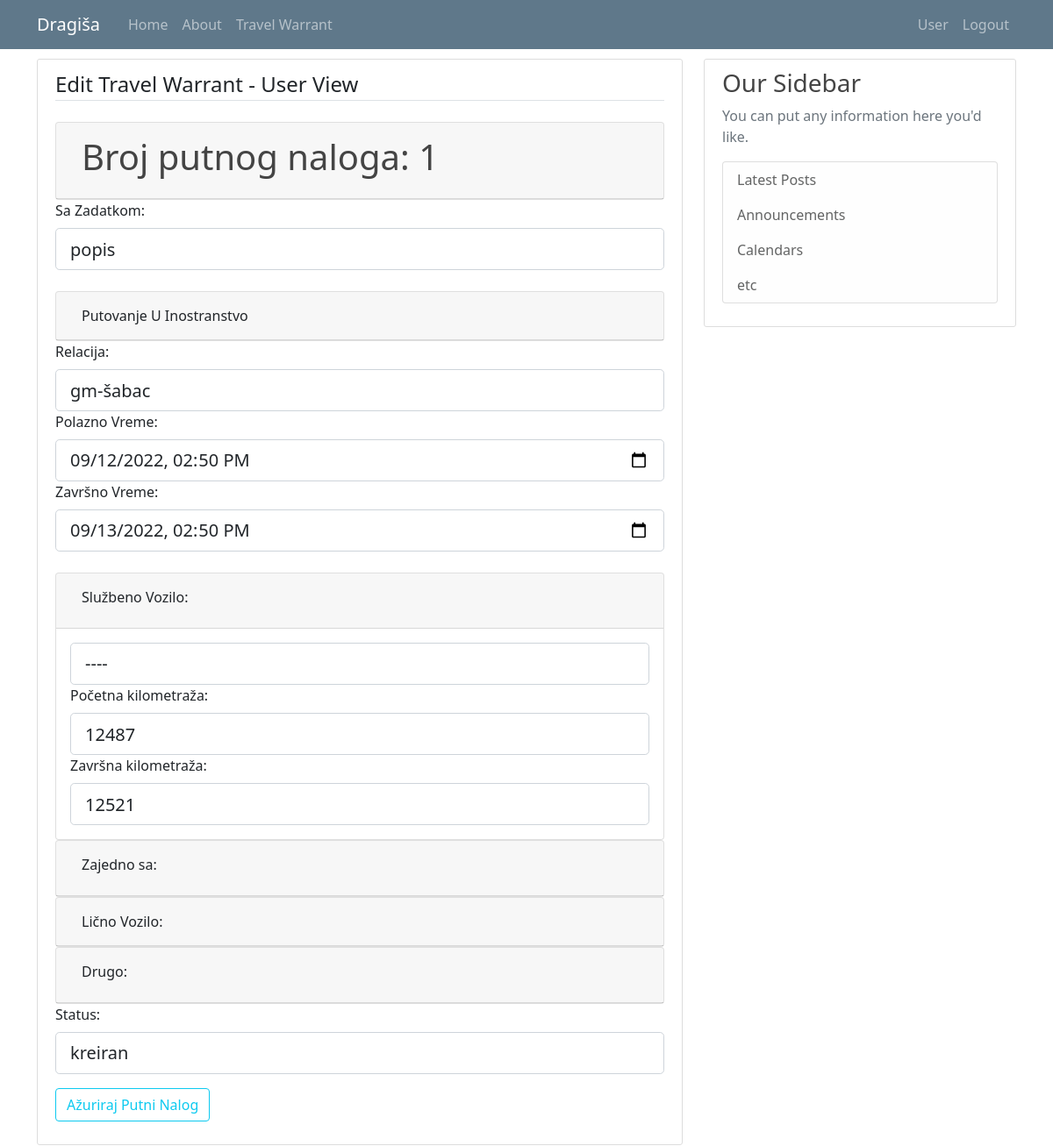
Page /travel_warrant/1 (signed in) on the earlier database version.
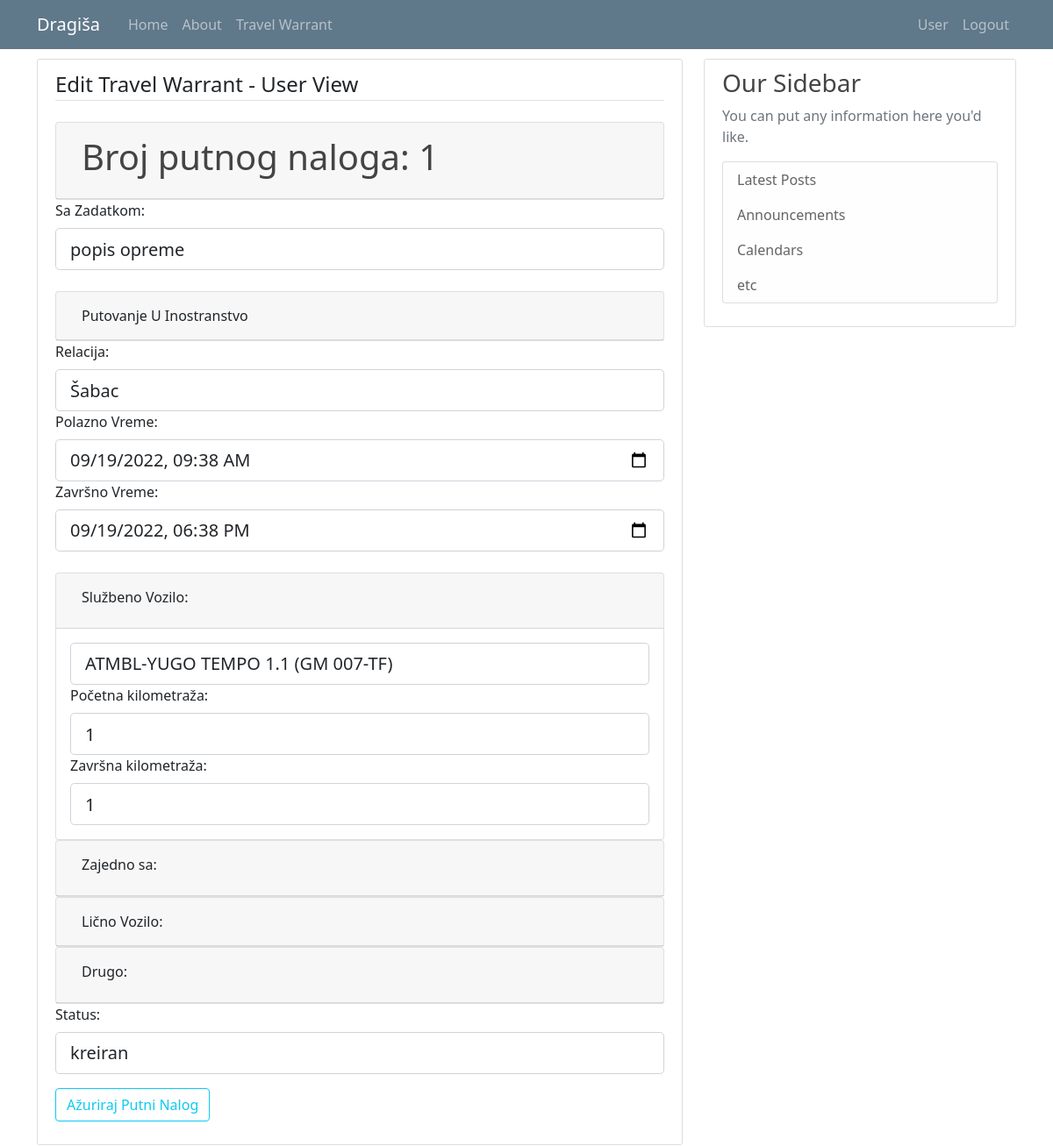
Same page on the later database version.
### putninalozi/models.py (models this page shows, shortened)
class TravelWarrant(db.Model):
    travel_warrant_id = db.Column(db.Integer, primary_key=True)
    user_id = db.Column(db.Integer, db.ForeignKey('user.id'), nullable=False)
    with_task = db.Column(db.String(50), nullable=False)
    company_id = db.Column(db.Integer, db.ForeignKey('company.id'), nullable=False)
    abroad_contry = db.Column(db.String(50), nullable=True)
    relation = db.Column(db.String(150), nullable=False)
    start_datetime = db.Column(db.DateTime, nullable=True)
    end_datetime = db.Column(db.DateTime, nullable=True)
    vehicle_id = db.Column(db.Integer, db.ForeignKey('vehicle.id'), nullable=True)
    together_with = db.Column(db.Integer, nullable=True)
    personal_type = db.Column(db.String(50), nullable=True)
    personal_brand = db.Column(db.String(50), nullable=True)
    personal_registration = db.Column(db.String(12), nullable=True)
    other = db.Column(db.String(50), nullable=True) #avion, bus, taksi...
    advance_payment = db.Column(db.Integer, nullable=False)
    advance_payment_currency = db.Column(db.String(5), nullable=False)
    daily_wage = db.Column(db.Integer, nullable=False)
    daily_wage_currency = db.Column(db.String(5), nullable=False)
    costs_pays = db.Column(db.String(50), nullable=False)
    km_start = db.Column(db.Integer, nullable=True)
    km_end = db.Column(db.Integer, nullable=True)
    status = db.Column(db.Integer, nullable=False)

### putninalozi/travel_warrants/routes.py (the view, shortened to what this page needs)
@travel_warrants.route("/travel_warrant/<int:warrant_id>", methods=['GET', 'POST'])
def travel_warrant_profile(warrant_id):
    rod = []
    warrant = TravelWarrant.query.get_or_404(warrant_id)
    if warrant.travelwarrant_user.gender == "1":
        rod=["Radnik", "raspoređen"]
    elif warrant.travelwarrant_user.gender == "2":
        rod=["Radnica", "raspoređena"]
    if not current_user.is_authenticated:
        flash('You have to be logged in to access this page', 'danger')
        return redirect(url_for('users.login'))
    elif current_user.authorization != 's_admin' and current_user.user_company.id != warrant.travelwarrant_company.id:
        abort(403)
    elif current_user.authorization == 'c_user' and current_user.id != warrant.travelwarrant_user.id:
        abort(403)
    if current_user.authorization == 'c_user':
        form = EditUserTravelWarrantForm()
        form.reset()
        form.vehicle_id.choices = [(v.id, v.vehicle_type + "-" + v.vehicle_brand+" ("+v.vehicle_registration+")") for v in db.session.query(Vehicle.id,Vehicle.vehicle_type,Vehicle.vehicle_brand,Vehicle.vehicle_registration).filter_by(company_id=current_user.user_company.id).group_by('vehicle_type').all()]
        form.personal_type.choices = [('', '----'), ('ATMBL', 'AUTOMOBIL'),('KMB', 'KOMBI'),('KMN', 'KAMION')]
        form.status.choices=[(1, "kreiran"), (2, "u delu")]
        if form.validate_on_submit():
            warrant.with_task = form.with_task.data
            warrant.abroad_contry = form.abroad_contry.data
            warrant.relation = form.relation.data
            warrant.start_datetime = form.start_datetime.data
            warrant.end_datetime = form.end_datetime.data
            if form.vehicle_id.data == '':
                warrant.vehicle_id = 0
            else:
                warrant.vehicle_id = int(form.vehicle_id.data)
            if form.together_with.data == '':
                warrant.together_with = 0
            else:
                warrant.together_with = form.together_with.data
            warrant.personal_type = form.personal_type.data
            warrant.personal_brand = form.personal_brand.data
            warrant.personal_registration = form.personal_registration.data
            warrant.other = form.other.data
            warrant.km_start = int(form.km_start.data)
            warrant.km_end = int(form.km_end.data)
            warrant.status = int(form.status.data)
            db.session.commit()
            flash('Travel Warrant was updated', 'success')
            return redirect(url_for('travel_warrants.travel_warrant_list'))
        elif request.method == 'GET':
            form.with_task.data = warrant.with_task
            form.abroad_contry.data = warrant.abroad_contry
            form.relation.data = warrant.relation
            form.start_datetime.data = warrant.start_datetime
            form.end_datetime.data = warrant.end_datetime
            form.vehicle_id.choices =[('', '----')] + [(v.id, v.vehicle_type + "-" + v.vehicle_brand+" ("+v.vehicle_registration+")") for v in db.session.query(Vehicle.id,Vehicle.vehicle_type,Vehicle.vehicle_brand,Vehicle.vehicle_registration).filter_by(company_id=current_user.user_company.id).group_by('vehicle_type').all()]
            form.vehicle_id.data = str(warrant.vehicle_id)
            form.together_with.data = warrant.together_with
            form.personal_type.choices = [('', '----'), ('ATMBL', 'AUTOMOBIL'),('KMB', 'KOMBI'),('KMN', 'KAMION')]
            form.personal_type.data = warrant.personal_type
            form.personal_brand.data = warrant.personal_brand
            form.personal_registration.data = warrant.personal_registration
            form.other.data = warrant.other
            form.km_start.data = warrant.km_start
            form.km_end.data = warrant.km_end
            form.status.choices=[(1, "kreiran"), (2, "u delu")]
            form.status.data = str(warrant.status)
        print(f'EditUser: {form.errors=}')
        return render_template('travel_warrant_user.html', title='Edit Travel Warrant', warrant=warrant, legend='Edit Travel Warrant - User View', form=form, rod=rod)

### putninalozi/models.py (called while the page is built)
@login_manager.user_loader
def load_user(user_id):
    return User.query.get(int(user_id))

### putninalozi/travel_warrants/forms.py (called while the page is built)
    def reset(self):
        self.__init__()

### putninalozi/templates/travel_warrant_user.html (shortened to what the changed rows need)
{% extends "layout.html" %}
{% block content %}
<div class="content-section">
  <form  action="" method="POST">
    <fieldset class="form-group">
      <div id="accordionZero">
      <div class="card">
        <div class="card-header" id="headingZero">
          <h5 class="mb-0">
            <button type="button" class="btn" data-toggle="collapse" data-target="#collapseZero" aria-expanded="false" aria-controls="collapseZero">
              <h1>Broj putnog naloga: {{ warrant.travel_warrant_id }}</h1>
            </button>
          </h5>
        </div>
      </div>
      </div>
      <div class="form-box">
        {{ form.with_task.label(class="form-control-label") }}
          {% if form.with_task.errors %}
              {{ form.with_task(class="form-control form-control-lg is-invalid") }}
              <div class="invalid-feedback">
                  {% for error in form.with_task.errors %}
                      <span>{{ error }}</span>
                  {% endfor %}
              </div>
          {% else %}
              {{ form.with_task(class="form-control form-control-lg") }}
          {% endif %}
      </div>
      <br>
      <div class="form-box">
        {{ form.relation.label(class="form-control-label") }}
          {% if form.relation.errors %}
              {{ form.relation(class="form-control form-control-lg is-invalid") }}
              <div class="invalid-feedback">
                  {% for error in form.relation.errors %}
                      <span>{{ error }}</span>
                  {% endfor %}
              </div>
          {% else %}
              {{ form.relation(class="form-control form-control-lg") }}
          {% endif %}
      </div>
      <div class="form-box">
        {{ form.start_datetime.label(class="form-control-label") }}
          {% if form.start_datetime.errors %}
              {{ form.start_datetime(class="form-control form-control-lg is-invalid") }}
              <div class="invalid-feedback">
                  {% for error in form.start_datetime.errors %}
                      <span>{{ error }}</span>
                  {% endfor %}
              </div>
          {% else %}
              {{ form.start_datetime(class="form-control form-control-lg", type="datetime-local") }}
          {% endif %}
      </div>
      <div class="form-box">
        {{ form.end_datetime.label(class="form-control-label") }}
          {% if form.end_datetime.errors %}
              {{ form.end_datetime(class="form-control form-control-lg is-invalid") }}
              <div class="invalid-feedback">
                  {% for error in form.end_datetime.errors %}
                      <span>{{ error }}</span>
                  {% endfor %}
              </div>
          {% else %}
              {{ form.end_datetime(class="form-control form-control-lg", type="datetime-local") }}
          {% endif %}
      </div>
      <br>
      <div id="accordion">
        <div class="card">
          <div id="collapseOne" class="collapse show" aria-labelledby="headingOne" data-parent="#accordion">
            <div class="card-body">
              <div class="form-box">
                  {% if form.vehicle_id.errors %}
                      {{ form.vehicle_id(class="form-control form-control-lg is-invalid") }}
                      <div class="invalid-feedback">
                          {% for error in form.vehicle_id.errors %}
                              <span>{{ error }}</span>
                          {% endfor %}
                      </div>
                  {% else %}
                      {{ form.vehicle_id(class="form-control form-control-lg") }}
                  {% endif %}
              </div>
              <div class="form-box">
                {{ form.km_start.label(class="form-control-label") }}
                  {% if form.km_start.errors %}
                      {{ form.km_start(class="form-control form-control-lg is-invalid") }}
                      <div class="invalid-feedback">
                          {% for error in form.km_start.errors %}
                              <span>{{ error }}</span>
                          {% endfor %}
                      </div>
                  {% else %}
                      {{ form.km_start(class="form-control form-control-lg") }}
                  {% endif %}
              </div>
              <div class="form-box">
                {{ form.km_end.label(class="form-control-label") }}
                  {% if form.km_end.errors %}
                      {{ form.km_end(class="form-control form-control-lg is-invalid") }}
                      <div class="invalid-feedback">
                          {% for error in form.km_end.errors %}
                              <span>{{ error }}</span>
                          {% endfor %}
                      </div>
                  {% else %}
                      {{ form.km_end(class="form-control form-control-lg") }}
                  {% endif %}
              </div>
            </div>
          </div>
        </div>
      </div>
      <div class="form-box">
        {{ form.status.label(class="form-control-label") }}
          {% if form.status.errors %}
              {{ form.status(class="form-control form-control-lg is-invalid") }}
              <div class="invalid-feedback">
                  {% for error in form.status.errors %}
                      <span>{{ error }}</span>
                  {% endfor %}
              </div>
          {% else %}
              {{ form.status(class="form-control form-control-lg") }}
          {% endif %}
      </div>
    </fieldset>
  </form>
</div>
{% endblock content%}

Differences in the rows shown:
changed TravelWarrant "kreiran": with_task "popis" → "popis opreme"; relation "gm-šabac" → "Šabac"; start_datetime "09/12/2022 14:50" → "09/19/2022 09:38"; end_datetime "09/13/2022 14:50" → "09/19/2022 18:38"; vehicle_id "----" → "ATMBL-YUGO TEMPO 1.1 (GM 007-TF)"; km_start "12487" → "1"; km_end "12521" → "1"
